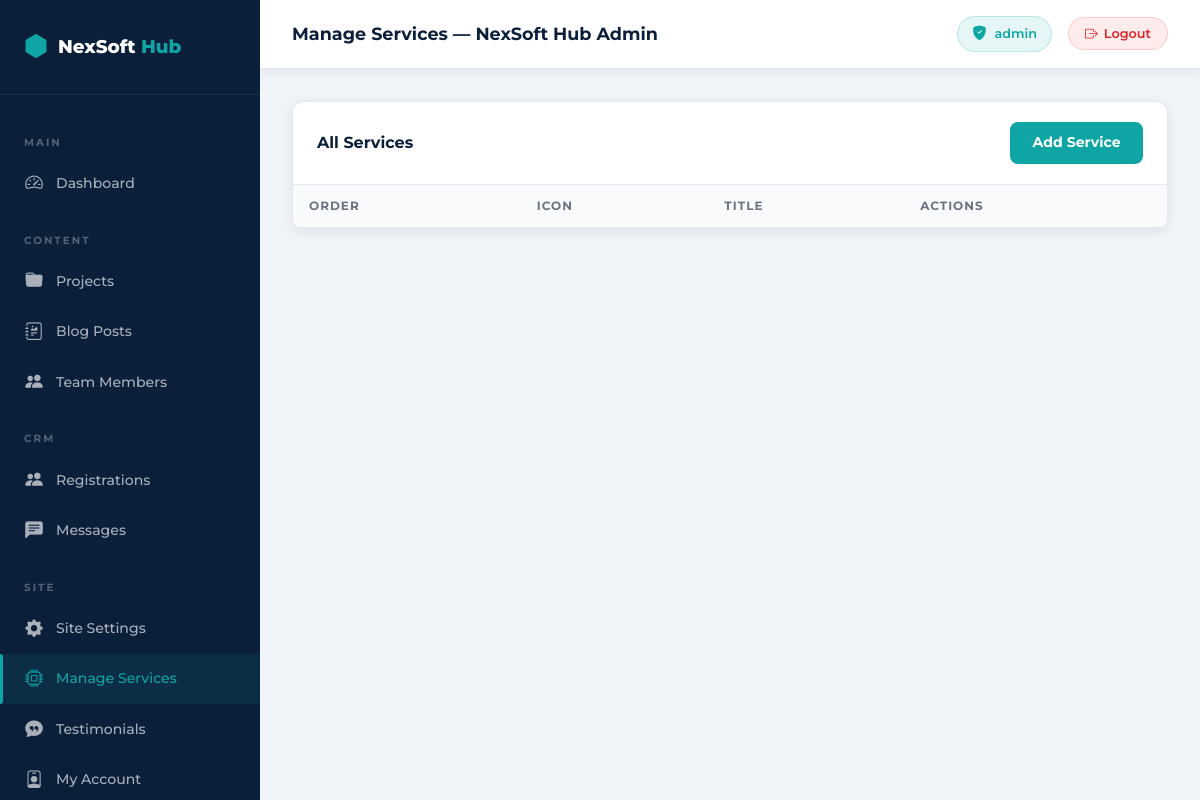
Before: /admin/services.php (signed in) with the older database file.
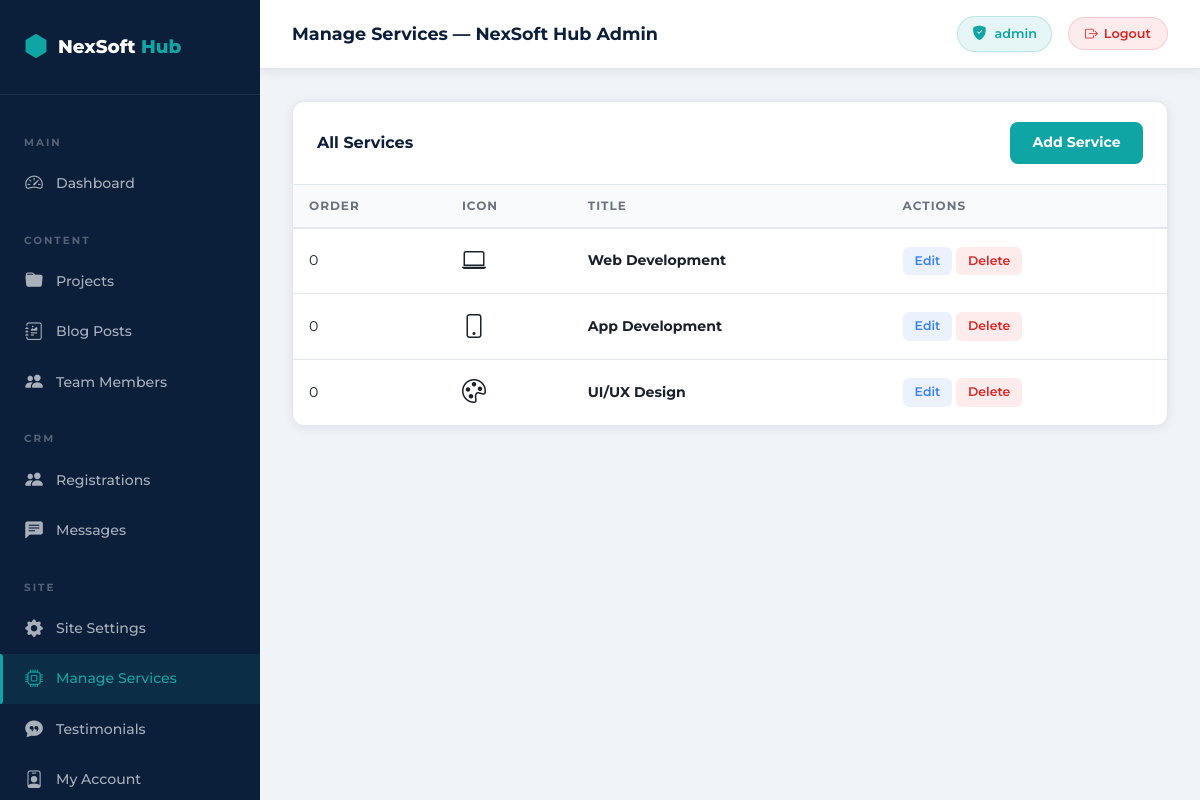
After: the same page with the newer database file.
### tables this page shows
CREATE TABLE IF NOT EXISTS `services` (
  `id` int(11) NOT NULL AUTO_INCREMENT,
  `title` varchar(255) NOT NULL,
  `description` text NOT NULL,
  `features` text DEFAULT NULL,
  `tags` varchar(255) DEFAULT NULL,
  `icon` varchar(100) DEFAULT 'bi-gear',
  `order_no` int(11) DEFAULT 0,
  `created_at` timestamp NOT NULL DEFAULT CURRENT_TIMESTAMP,
  PRIMARY KEY (`id`)
);

### admin/auth.php (called while the page is built, shortened)
<?php
require_once __DIR__ . '/../config/database.php';
function adminUsername(): string {
    return htmlspecialchars($_SESSION['admin_user'] ?? 'Admin');
}
function adminUrl(string $page = ''): string {
    return '/NexSoft/admin/' . ltrim($page, '/');
}
function adminAsset(string $path): string {
    return '/NexSoft/assets/' . ltrim($path, '/');
}

### config/database.php (called while the page is built, shortened)
<?php
function h($string) {
    return htmlspecialchars($string ?? '');
}

### admin/services.php (the view, shortened to what this page needs)
<?php
require_once __DIR__ . '/auth.php';
$db     = getDB();
$action = $_GET['action'] ?? 'list';
$editService = null;
$services = $db->query("SELECT * FROM services ORDER BY order_no ASC, created_at DESC")->fetchAll();
$pageTitle  = 'Manage Services — NexSoft Hub Admin';
$activePage = 'services';
require_once __DIR__ . '/layout-header.php';
?>
<?php if ($action === 'add' || $action === 'edit'): ?>
<div class="admin-card">
    <div class="admin-card-header">
        <span class="admin-card-title"><?php echo $action==='add'?'Add New Service':'Edit Service'; ?></span>
        <a href="services.php" class="btn-action btn-view">Back</a>
    </div>
    <div class="admin-card-body">
        <form method="POST" class="admin-form">
            <input type="hidden" name="action" value="<?php echo $action; ?>">
            <?php if ($action==='edit'): ?>
            <input type="hidden" name="id" value="<?php echo $editService['id']; ?>">
            <?php endif; ?>
            <div class="row g-3">
                <div class="col-md-8">
                    <label>Service Title *</label>
                    <input type="text" name="title" class="form-control" required
                           value="<?php echo htmlspecialchars($editService['title'] ?? ''); ?>">
                </div>
                <div class="col-md-4">
                    <label>Bootstrap Icon Class (e.g. bi-laptop)</label>
                    <input type="text" name="icon" class="form-control"
                           value="<?php echo htmlspecialchars($editService['icon'] ?? 'bi-gear'); ?>">
                    <small><a href="https://icons.getbootstrap.com/" target="_blank">Browse Icons</a></small>
                </div>
                <div class="col-12">
                    <label>Description *</label>
                    <textarea name="description" class="form-control" rows="4" required><?php echo htmlspecialchars($editService['description'] ?? ''); ?></textarea>
                </div>
                <div class="col-md-4">
                    <label>Order Number (Lower appears first)</label>
                    <input type="number" name="order_no" class="form-control"
                           value="<?php echo htmlspecialchars($editService['order_no'] ?? '0'); ?>">
                </div>
                <div class="col-12">
                    <button type="submit" class="btn-admin-primary"><?php echo $action==='add'?'Save Service':'Update Service'; ?></button>
                </div>
            </div>
        </form>
    </div>
</div>
<?php else: ?>
<div class="admin-card">
    <div class="admin-card-header">
        <span class="admin-card-title">All Services</span>
        <a href="services.php?action=add" class="btn-admin-primary">Add Service</a>
    </div>
    <div class="table-wrap">
        <table class="admin-table">
            <thead><tr><th>Order</th><th>Icon</th><th>Title</th><th>Actions</th></tr></thead>
            <tbody>
                <?php foreach($services as $s): ?>
                <tr>
                    <td><?php echo $s['order_no']; ?></td>
                    <td><i class="bi <?php echo h($s['icon']); ?> fs-4"></i></td>
                    <td><strong><?php echo h($s['title']); ?></strong></td>
                    <td>
                        <a href="services.php?action=edit&id=<?php echo $s['id']; ?>" class="btn-action btn-edit">Edit</a>
                        <form method="POST" style="display:inline;" onsubmit="return confirm('Delete this service?');">
                            <button type="submit" class="btn-action btn-delete">Delete</button>
                        </form>
                    </td>
                </tr>
                <?php endforeach; ?>
            </tbody>
        </table>
    </div>
</div>
<?php endif; ?>
<?php require_once __DIR__ . '/layout-footer.php'; ?>

### admin/layout-header.php (shortened to what this page needs)
<?php
$activePage = $activePage ?? '';
?>
<!DOCTYPE html>
<html lang="en">
<head>
    <link href="https://cdn.jsdelivr.net/npm/bootstrap@5.3.3/dist/css/bootstrap.min.css" rel="stylesheet">
    <link href="https://cdn.jsdelivr.net/npm/bootstrap-icons@1.11.3/font/bootstrap-icons.min.css" rel="stylesheet">
    <link href="<?php echo adminAsset('css/admin.css'); ?>" rel="stylesheet">
</head>
<body>
<div class="admin-wrapper">
    <aside class="admin-sidebar" id="adminSidebar">
        <div class="sidebar-brand">
            <span class="sidebar-brand-icon"><i class="bi bi-hexagon-fill"></i></span>
            <span class="sidebar-brand-text">NexSoft <span>Hub</span></span>
        </div>
        <nav class="sidebar-menu">
            <div class="sidebar-section-label">Main</div>
            <a href="<?php echo adminUrl('dashboard.php'); ?>" class="sidebar-link <?php echo $activePage==='dashboard'?'active':''; ?>">
                <i class="bi bi-speedometer2"></i> Dashboard
            </a>
            <div class="sidebar-section-label" style="margin-top:1rem;">Content</div>
            <a href="<?php echo adminUrl('projects.php'); ?>" class="sidebar-link <?php echo $activePage==='projects'?'active':''; ?>">
                <i class="bi bi-folder-fill"></i> Projects
            </a>
            <a href="<?php echo adminUrl('blogs.php'); ?>" class="sidebar-link <?php echo $activePage==='blogs'?'active':''; ?>">
                <i class="bi bi-journal-richtext"></i> Blog Posts
            </a>
            <a href="<?php echo adminUrl('team.php'); ?>" class="sidebar-link <?php echo $activePage==='team'?'active':''; ?>">
                <i class="bi bi-people-fill"></i> Team Members
            </a>
            <div class="sidebar-section-label" style="margin-top:1rem;">CRM</div>
            <a href="<?php echo adminUrl('registrations.php'); ?>" class="sidebar-link <?php echo $activePage==='registrations'?'active':''; ?>">
                <i class="bi bi-people-fill"></i> Registrations
            </a>
            <a href="<?php echo adminUrl('messages.php'); ?>" class="sidebar-link <?php echo $activePage==='messages'?'active':''; ?>">
                <i class="bi bi-chat-left-text-fill"></i> Messages
            </a>
            <div class="sidebar-section-label" style="margin-top:1rem;">Site</div>
            <a href="<?php echo adminUrl('settings.php'); ?>" class="sidebar-link <?php echo $activePage==='settings'?'active':''; ?>">
                <i class="bi bi-gear-fill"></i> Site Settings
            </a>
            <a href="<?php echo adminUrl('services.php'); ?>" class="sidebar-link <?php echo $activePage==='services'?'active':''; ?>">
                <i class="bi bi-cpu"></i> Manage Services
            </a>
            <a href="<?php echo adminUrl('testimonials.php'); ?>" class="sidebar-link <?php echo $activePage==='testimonials'?'active':''; ?>">
                <i class="bi bi-chat-quote-fill"></i> Testimonials
            </a>
            <a href="<?php echo adminUrl('profile.php'); ?>" class="sidebar-link <?php echo $activePage==='profile'?'active':''; ?>">
                <i class="bi bi-person-badge"></i> My Account
            </a>
        </nav>
    </aside>
    <div class="admin-main">
        <div class="admin-topbar">
            <div class="admin-topbar-title"><?php echo $pageTitle ?? 'Dashboard'; ?></div>
            <div class="admin-topbar-right">
                <div class="admin-badge">
                    <i class="bi bi-shield-fill-check"></i>
                    <?php echo adminUsername(); ?>
                </div>
                <a href="<?php echo adminUrl('logout.php'); ?>" class="btn-logout">
                    <i class="bi bi-box-arrow-right"></i> Logout
                </a>
            </div>
        </div>
        <div class="admin-content">

### admin/layout-footer.php (shortened to what this page needs)
        </div>
    </div>
</div>
</body>
</html>

Changed rows visible on the page:
added services: order_no "0", title "Web Development"
added services: order_no "0", title "App Development"
added services: order_no "0", title "UI/UX Design"
